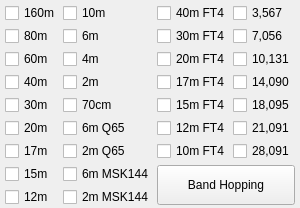
                  <widget class="QWidget" name="tab_4">
                   <property name="sizePolicy">
                    <sizepolicy hsizetype="Preferred" vsizetype="Preferred">
                     <horstretch>0</horstretch>
                     <verstretch>0</verstretch>
                    </sizepolicy>
                   </property>
                   <property name="maximumSize">
                    <size>
                     <width>16777215</width>
                     <height>16777215</height>
                    </size>
                   </property>
                   <attribute name="title">
                    <string>3</string>
                   </attribute>
                   <layout class="QGridLayout" name="gridLayout" rowstretch="0" columnstretch="0">
                    <property name="leftMargin">
                     <number>2</number>
                    </property>
                    <property name="topMargin">
                     <number>3</number>
                    </property>
                    <property name="rightMargin">
                     <number>2</number>
                    </property>
                    <property name="bottomMargin">
                     <number>1</number>
                    </property>
                    <property name="spacing">
                     <number>3</number>
                    </property>
                    <item row="0" column="0">
                     <widget class="QWidget" name="widget_3" native="true">
                      <property name="sizePolicy">
                       <sizepolicy hsizetype="Preferred" vsizetype="Preferred">
                        <horstretch>0</horstretch>
                        <verstretch>0</verstretch>
                       </sizepolicy>
                      </property>
                      <property name="maximumSize">
                       <size>
                        <width>16777215</width>
                        <height>16777215</height>
                       </size>
                      </property>
                      <layout class="QGridLayout" name="gridLayout_8">
                       <property name="leftMargin">
                        <number>3</number>
                       </property>
                       <property name="topMargin">
                        <number>0</number>
                       </property>
                       <property name="rightMargin">
                        <number>3</number>
                       </property>
                       <property name="bottomMargin">
                        <number>0</number>
                       </property>
                       <property name="spacing">
                        <number>3</number>
                       </property>
                       <item row="8" column="2" rowspan="2" colspan="2">
                        <widget class="QPushButton" name="pbBandHopping">
                         <property name="minimumSize">
                          <size>
                           <width>0</width>
                           <height>40</height>
                          </size>
                         </property>
                         <property name="toolTip">
                          <string>Toggle band hopping On/Off. Band hopping occurs every other full minute. Changes to the checkboxes take effect immediately.</string>
                         </property>
                         <property name="styleSheet">
                          <string notr="true">QPushButton:checked {
	background-color: red;
	border-style: outset;
	border-width: 1px;
	border-radius: 5px;
	border-color: black;
	min-width: 5em;
	padding: 3px;
}</string>
                         </property>
                         <property name="text">
                          <string>  Band Hopping  </string>
                         </property>
                         <property name="checkable">
                          <bool>true</bool>
                         </property>
                        </widget>
                       </item>
                       <item row="3" column="2">
                        <widget class="QCheckBox" name="cb17mFT4">
                         <property name="toolTip">
                          <string>17m FT4</string>
                         </property>
                         <property name="text">
                          <string>17m FT4</string>
                         </property>
                        </widget>
                       </item>
                       <item row="2" column="2">
                        <widget class="QCheckBox" name="cb20mFT4">
                         <property name="toolTip">
                          <string>20m FT4</string>
                         </property>
                         <property name="text">
                          <string>20m FT4</string>
                         </property>
                        </widget>
                       </item>
                       <item row="5" column="3">
                        <widget class="QCheckBox" name="cb17mDXp">
                         <property name="toolTip">
                          <string>18,095 MHz FT8</string>
                         </property>
                         <property name="text">
                          <string>18,095</string>
                         </property>
                        </widget>
                       </item>
                       <item row="0" column="0">
                        <widget class="QCheckBox" name="cb160m">
                         <property name="toolTip">
                          <string>160m FT8</string>
                         </property>
                         <property name="text">
                          <string>160m</string>
                         </property>
                        </widget>
                       </item>
                       <item row="1" column="1">
                        <widget class="QCheckBox" name="cb6m">
                         <property name="toolTip">
                          <string>6m FT8</string>
                         </property>
                         <property name="text">
                          <string>6m</string>
                         </property>
                        </widget>
                       </item>
                       <item row="9" column="1">
                        <widget class="QCheckBox" name="cb2mMSK">
                         <property name="toolTip">
                          <string>2m MSK144</string>
                         </property>
                         <property name="text">
                          <string>2m MSK144</string>
                         </property>
                        </widget>
                       </item>
                       <item row="2" column="1">
                        <widget class="QCheckBox" name="cb4m">
                         <property name="toolTip">
                          <string>4m FT8</string>
                         </property>
                         <property name="text">
                          <string>4m</string>
                         </property>
                        </widget>
                       </item>
                       <item row="0" column="1">
                        <widget class="QCheckBox" name="cb10m">
                         <property name="toolTip">
                          <string>10m FT8</string>
                         </property>
                         <property name="text">
                          <string>10m</string>
                         </property>
                        </widget>
                       </item>
                       <item row="7" column="0">
                        <widget class="QCheckBox" name="cb17m">
                         <property name="sizePolicy">
                          <sizepolicy hsizetype="Minimum" vsizetype="Fixed">
                           <horstretch>0</horstretch>
                           <verstretch>0</verstretch>
                          </sizepolicy>
                         </property>
                         <property name="toolTip">
                          <string>17m FT8</string>
                         </property>
                         <property name="text">
                          <string>17m</string>
                         </property>
                        </widget>
                       </item>
                       <item row="7" column="1">
                        <widget class="QCheckBox" name="cb2mQ65">
                         <property name="toolTip">
                          <string>2m Q65</string>
                         </property>
                         <property name="text">
                          <string>2m Q65</string>
                         </property>
                        </widget>
                       </item>
                       <item row="1" column="0">
                        <widget class="QCheckBox" name="cb80m">
                         <property name="toolTip">
                          <string>80m FT8</string>
                         </property>
                         <property name="text">
                          <string>80m</string>
                         </property>
                        </widget>
                       </item>
                       <item row="6" column="3">
                        <widget class="QCheckBox" name="cb15mDXp">
                         <property name="toolTip">
                          <string>21,091 MHz FT8</string>
                         </property>
                         <property name="text">
                          <string>21,091</string>
                         </property>
                        </widget>
                       </item>
                       <item row="8" column="0">
                        <widget class="QCheckBox" name="cb15m">
                         <property name="toolTip">
                          <string>15m FT8</string>
                         </property>
                         <property name="text">
                          <string>15m</string>
                         </property>
                        </widget>
                       </item>
                       <item row="0" column="2">
                        <widget class="QCheckBox" name="cb40mFT4">
                         <property name="sizePolicy">
                          <sizepolicy hsizetype="Minimum" vsizetype="Fixed">
                           <horstretch>0</horstretch>
                           <verstretch>0</verstretch>
                          </sizepolicy>
                         </property>
                         <property name="toolTip">
                          <string>40m FT4</string>
                         </property>
                         <property name="text">
                          <string>40m FT4</string>
                         </property>
                        </widget>
                       </item>
                       <item row="3" column="0">
                        <widget class="QCheckBox" name="cb40m">
                         <property name="toolTip">
                          <string>40m FT8</string>
                         </property>
                         <property name="text">
                          <string>40m</string>
                         </property>
                        </widget>
                       </item>
                       <item row="5" column="1">
                        <widget class="QCheckBox" name="cb70cm">
                         <property name="toolTip">
                          <string>70cm FT8</string>
                         </property>
                         <property name="text">
                          <string>70cm</string>
                         </property>
                        </widget>
                       </item>
                       <item row="1" column="2">
                        <widget class="QCheckBox" name="cb30mFT4">
                         <property name="toolTip">
                          <string>30m FT4</string>
                         </property>
                         <property name="text">
                          <string>30m FT4</string>
                         </property>
                        </widget>
                       </item>
                       <item row="1" column="3">
                        <widget class="QCheckBox" name="cb40mDXp">
                         <property name="toolTip">
                          <string>7,056 MHz FT8</string>
                         </property>
                         <property name="text">
                          <string>7,056</string>
                         </property>
                        </widget>
                       </item>
                       <item row="8" column="1">
                        <widget class="QCheckBox" name="cb6mMSK">
                         <property name="toolTip">
                          <string>6m MSK144</string>
                         </property>
                         <property name="text">
                          <string>6m MSK144</string>
                         </property>
                        </widget>
                       </item>
                       <item row="3" column="1">
                        <widget class="QCheckBox" name="cb2m">
                         <property name="toolTip">
                          <string>2m FT8</string>
                         </property>
                         <property name="text">
                          <string>2m</string>
                         </property>
                        </widget>
                       </item>
                       <item row="2" column="0">
                        <widget class="QCheckBox" name="cb60m">
                         <property name="toolTip">
                          <string>60m FT8</string>
                         </property>
                         <property name="text">
                          <string>60m</string>
                         </property>
                        </widget>
                       </item>
                       <item row="6" column="2">
                        <widget class="QCheckBox" name="cb12mFT4">
                         <property name="toolTip">
                          <string>12m FT4</string>
                         </property>
                         <property name="text">
                          <string>12m FT4</string>
                         </property>
                        </widget>
                       </item>
                       <item row="6" column="1">
                        <widget class="QCheckBox" name="cb6mQ65">
                         <property name="toolTip">
                          <string>6m Q65</string>
                         </property>
                         <property name="text">
                          <string>6m Q65</string>
                         </property>
                        </widget>
                       </item>
                       <item row="5" column="2">
                        <widget class="QCheckBox" name="cb15mFT4">
                         <property name="toolTip">
                          <string>15m FT4</string>
                         </property>
                         <property name="text">
                          <string>15m FT4</string>
                         </property>
                        </widget>
                       </item>
                       <item row="2" column="3">
                        <widget class="QCheckBox" name="cb30mDXp">
                         <property name="toolTip">
                          <string>10,131 MHz FT8</string>
                         </property>
                         <property name="text">
                          <string>10,131</string>
                         </property>
                        </widget>
                       </item>
                       <item row="5" column="0">
                        <widget class="QCheckBox" name="cb30m">
                         <property name="toolTip">
                          <string>30m FT8</string>
                         </property>
                         <property name="text">
                          <string>30m</string>
                         </property>
                        </widget>
                       </item>
                       <item row="7" column="2">
                        <widget class="QCheckBox" name="cb10mFT4">
                         <property name="toolTip">
                          <string>10m FT4</string>
                         </property>
                         <property name="text">
                          <string>10m FT4</string>
                         </property>
                        </widget>
                       </item>
                       <item row="3" column="3">
                        <widget class="QCheckBox" name="cb20mDXp">
                         <property name="toolTip">
                          <string>14,090 MHz FT8</string>
                         </property>
                         <property name="text">
                          <string>14,090</string>
                         </property>
                        </widget>
                       </item>
                       <item row="7" column="3">
                        <widget class="QCheckBox" name="cb10mDXp">
                         <property name="toolTip">
                          <string>28,091 MHz FT8</string>
                         </property>
                         <property name="text">
                          <string>28,091</string>
                         </property>
                        </widget>
                       </item>
                       <item row="0" column="3">
                        <widget class="QCheckBox" name="cb80mDXp">
                         <property name="toolTip">
                          <string>3,567 MHz FT8</string>
                         </property>
                         <property name="text">
                          <string>3,567</string>
                         </property>
                        </widget>
                       </item>
                       <item row="6" column="0">
                        <widget class="QCheckBox" name="cb20m">
                         <property name="toolTip">
                          <string>20m FT8</string>
                         </property>
                         <property name="text">
                          <string>20m</string>
                         </property>
                        </widget>
                       </item>
                       <item row="9" column="0">
                        <widget class="QCheckBox" name="cb12m">
                         <property name="toolTip">
                          <string>12m FT8</string>
                         </property>
                         <property name="text">
                          <string>12m</string>
                         </property>
                        </widget>
                       </item>
                      </layout>
                     </widget>
                    </item>
                   </layout>
                  </widget>
